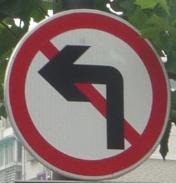
#> input picture src/intresignia/data/line.png, 176 x 183 px
$ python -i shape.py   (imports and definitions only)   (older library calls are emulated)
#> lines starting #> are read from the running program, lines starting #| are printed output that depends on the picture
#> further down, picture is the input picture: shape (183, 176, 3); mean B, G, R 105.2, 109.2, 130
from typing import List

import cv2
import numpy as np

from . import settings as st
from . import auto_brighten

KERNEL = np.array([[-1, -1, -1], [-1, 9, -1], [-1, -1, -1]])

# [110 lines left out: function detect_circle, not called in this run]


def detect_line(img: np.array,
                edge_low_threshold=50,
                edge_high_threshold=150,
                rho=1,
                theta=45 * (np.pi / 180),
                threshold=15,
                min_line_length=20,
                max_line_gap=20) -> bool:
#> called with edge_low_threshold = 50, edge_high_threshold = 150, rho = 1, theta = 0.785, threshold = 15, min_line_length = 20, max_line_gap = 20
    gray = cv2.cvtColor(img, cv2.COLOR_BGR2GRAY)
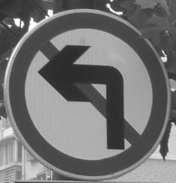
#> gray: shape (183, 176); min 39, max 255, mean 115

    normed = cv2.normalize(gray, None, 0, 255, cv2.NORM_MINMAX, cv2.CV_8UC1)
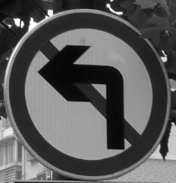
#> normed: shape (183, 176); min 0, max 255, mean 89.7
    kernel = cv2.getStructuringElement(
        shape=cv2.MORPH_ELLIPSE, ksize=(3, 3))
    opened = cv2.morphologyEx(normed, cv2.MORPH_OPEN, kernel)
    kernel_size = 5
    blur_opened = cv2.GaussianBlur(opened, (kernel_size, kernel_size), 0)
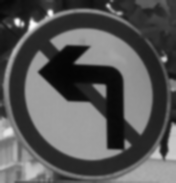
#> blur_opened: shape (183, 176); min 4, max 252, mean 87.6

    edges = cv2.Canny(blur_opened, edge_low_threshold, edge_high_threshold)
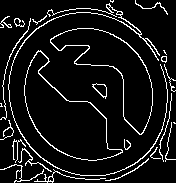
#> edges: shape (183, 176); 8.4% white in thin lines or dots

    lines = cv2.HoughLinesP(edges, rho, theta, threshold, np.array([]),
                            min_line_length, max_line_gap)
#> lines = 75 rows, first 6: [109, 4, 166, 61], [16, 175, 124, 175], [124, 119, 165, 160], [16, 174, 48, 142], [106, 180, 106, 118], [119, 11, 166, 58]

    if lines is not None:
        return True

    return False


# [40 lines left out: functions detect_rectangle, detect_triangle, not called in this run]

>>> import cv2
>>> picture = cv2.imread('data/line.png')
>>> result = detect_line(picture)
#> result = True

$ run again, on src/intresignia/data/ring.png
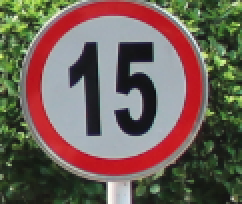
#> input picture src/intresignia/data/ring.png, 121 x 102 px (shown 2 times larger)
#> picture is the input picture: shape (102, 121, 3); mean B, G, R 87.5, 97, 111.7
#> in detect_line, `blur_opened = cv2.GaussianBlur(opened, (kernel_size, kernel_size), 0)`:
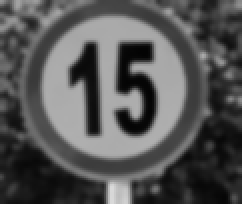
#> blur_opened: shape (102, 121) (shown 2 times larger); min 3, max 217, mean 85.3
#> in detect_line, `edges = cv2.Canny(blur_opened, edge_low_threshold, edge_high_threshold)`:
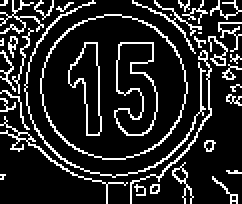
#> edges: shape (102, 121) (shown 2 times larger); 15.4% white in thin lines or dots
#> lines = 59 rows, first 6: [10, 1, 91, 82], [1, 21, 118, 21], [20, 1, 118, 99], [100, 64, 100, 2], [92, 101, 92, 3], [31, 84, 114, 1]
#> result = True
